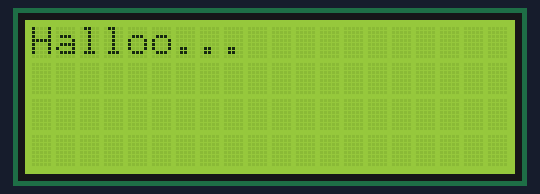
The sketch below on a simulated Arduino Uno, built with avr-gcc and run on an emulated ATmega328P. On the bench: 20×4 character LCD. The local clock reads 2024-03-15 10:24:30 at power-on unless the sketch sets it.

Above: at 1.7 s.
At 2.96 s:
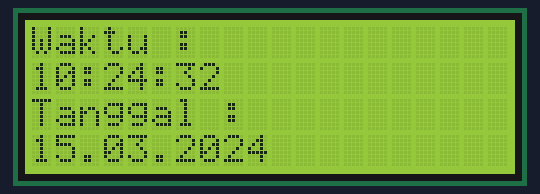
At 14.1 s:
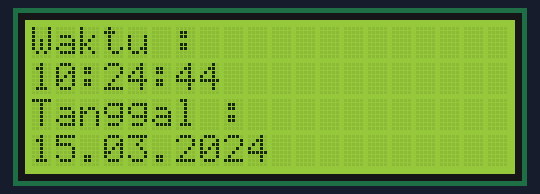
At 21.1 s:
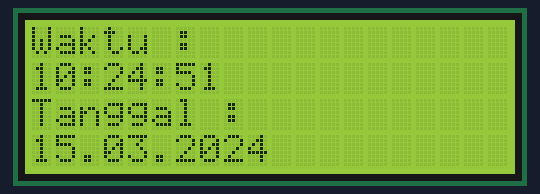
At 28.1 s:
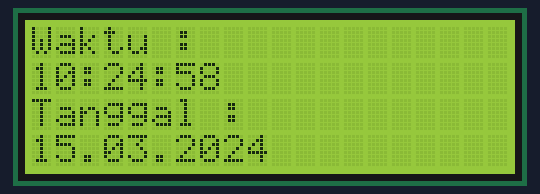
At 35.1 s:
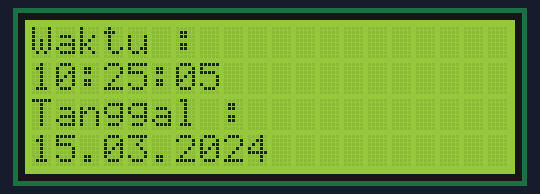

Measured:
- what the display in image 0 shows lasts 1.0 s, from 1.7 s to 2.7 s
- what the display in image 2 shows lasts 1.2 s, from 14.1 s to 15.3 s

The sketch:

DS3231_Serial_Easy_LCD.ino
```cpp
// (licence header left out)
#include <DS3231.h>
#include <Wire.h>
#include <LiquidCrystal_I2C.h>
LiquidCrystal_I2C lcd(0x3F, 2, 1, 0, 4, 5, 6, 7, 3, POSITIVE);
// Init the DS3231 using the hardware interface
DS3231  rtc(SDA, SCL);

void setup()
{
  // Setup Serial connection
  Serial.begin(9600);
  lcd.begin(20,4);
    for(int i = 0; i< 4; i++)
  {
    lcd.backlight();
    delay(200);
    lcd.noBacklight();
    delay(200);
  }
  lcd.backlight();
  lcd.setCursor(0,0); //Start at character 4 on line 0
  lcd.print("Halloo...");
  delay(1000);
  // Uncomment the next line if you are using an Arduino Leonardo
  //while (!Serial) {}

  // Initialize the rtc object
  rtc.begin();

  // The following lines can be uncommented to set the date and time
  //rtc.setDOW(WEDNESDAY);     // Set Day-of-Week to SUNDAY
  //rtc.setTime(12, 35, 0);     // Set the time to 12:00:00 (24hr format)
  //rtc.setDate(30, 1, 2017);   // Set the date to January 1st, 2014
}

void loop()
{
/*  // Send Day-of-Week
  Serial.print(rtc.getDOWStr());
  Serial.print(" ");

  // Send date
  Serial.print(rtc.getDateStr());
  Serial.print(" -- ");

  // Send time
  Serial.println(rtc.getTimeStr());

  // Wait one second before repeating :)*/
  lcd.clear();
  lcd.setCursor(0,0);
  lcd.print("Waktu :");
  lcd.setCursor(0,1);
  lcd.print(rtc.getTimeStr());
  lcd.setCursor(0,2);
  lcd.print("Tanggal :");
  lcd.setCursor(0,3);
  lcd.print(rtc.getDateStr());

  delay (200);
}
```
